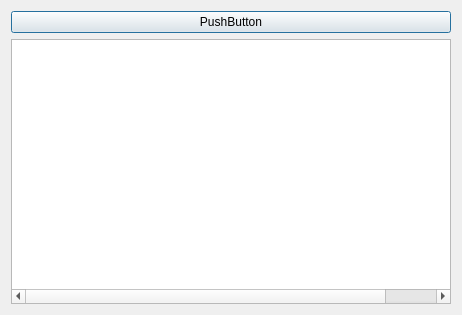
<?xml version="1.0" encoding="UTF-8"?>
<ui version="4.0">
 <class>AlarmList</class>
 <widget class="QDialog" name="AlarmList">
  <property name="geometry">
   <rect>
    <x>0</x>
    <y>0</y>
    <width>462</width>
    <height>315</height>
   </rect>
  </property>
  <property name="windowTitle">
   <string>Dialog</string>
  </property>
  <layout class="QGridLayout" name="gridLayout">
   <item row="0" column="0">
    <widget class="QPushButton" name="pushButton">
     <property name="text">
      <string>PushButton</string>
     </property>
     <property name="iconSize">
      <size>
       <width>48</width>
       <height>48</height>
      </size>
     </property>
    </widget>
   </item>
   <item row="1" column="0">
    <widget class="QTreeWidget" name="treeWidget">
     <property name="selectionBehavior">
      <enum>QAbstractItemView::SelectRows</enum>
     </property>
     <property name="iconSize">
      <size>
       <width>48</width>
       <height>48</height>
      </size>
     </property>
     <property name="rootIsDecorated">
      <bool>false</bool>
     </property>
     <property name="itemsExpandable">
      <bool>false</bool>
     </property>
     <property name="sortingEnabled">
      <bool>true</bool>
     </property>
     <attribute name="headerVisible">
      <bool>false</bool>
     </attribute>
     <column>
      <property name="text">
       <string>1</string>
      </property>
     </column>
     <column>
      <property name="text">
       <string>2</string>
      </property>
     </column>
     <column>
      <property name="text">
       <string>3</string>
      </property>
     </column>
     <column>
      <property name="text">
       <string>4</string>
      </property>
      <property name="textAlignment">
       <set>AlignRight|AlignVCenter</set>
      </property>
     </column>
     <column>
      <property name="text">
       <string>hidden</string>
      </property>
     </column>
    </widget>
   </item>
  </layout>
 </widget>
 <resources/>
 <connections/>
</ui>
